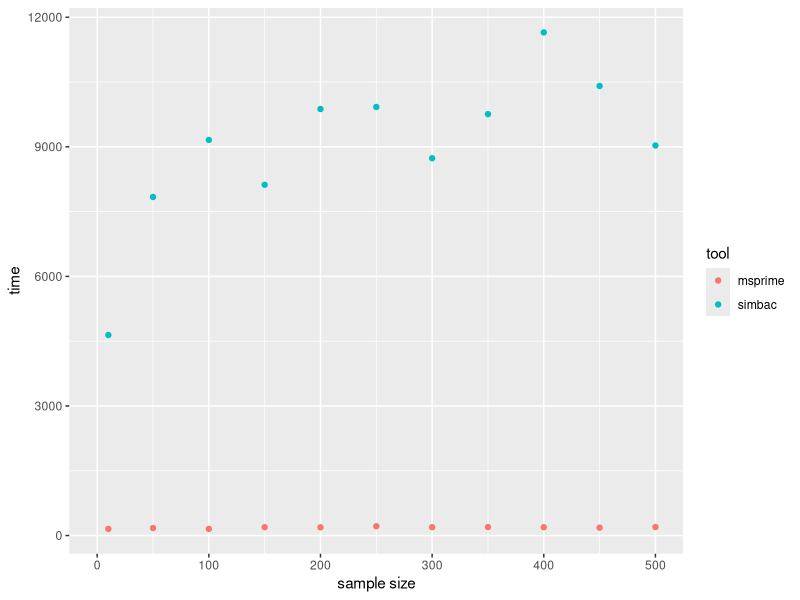

This chart was generated by the following R code: (Note: this script raises an error after producing the figure.)
# R script to generate simple performance charts of msprime VS simbac
# create pdf figure with command line:
# Rscript plot_performance_gene_conversion.R


df = read.csv(file = "../../data/simbac.csv")

library(ggplot2)


pdf(file = "gc_perf.pdf", width = 6, height = 3)
ggplot(data = df, aes(x = sample_size, y = time, color = tool)) +
  geom_point() + 
  labs(x = "sample size") +
  xlim(0,500)

    #coord_trans(y="log2") + 
  #scale_x_continuous("sample size", breaks = c(10,50,100,500,1000,4000,10000), labels = c("10","50","100", "500","1000", "4000", "10000"), c(0,10000), trans = "log2")
  #scale_x_continuous("sample size", breaks = c(10,50,100,500,1000), labels = c("10","50","100", "500","1000"), c(0,1000))

  
dev.off()


pdf(file = "gc_perf_log.pdf", width = 6, height = 3)
ggplot(data = df_long, aes(x = sample_size, y = time, color = tool)) +
  geom_point() +
  labs(x = "sample size") +
  xlim(0,500) +
  #coord_trans(y="log2")
  scale_y_continuous("time", breaks = c(10,60,120,240,600,1200,2400,3600), trans = "log2" )

    #coord_trans(y="log2") + 
  #scale_x_continuous("sample size", breaks = c(10,50,100,500,1000,4000,10000), labels = c("10","50","100", "500","1000", "4000", "10000"), c(0,10000), trans = "log2")
  #scale_x_continuous("sample size", breaks = c(10,50,100,500,1000), labels = c("10","50","100", "500","1000"), c(0,1000))


dev.off()

